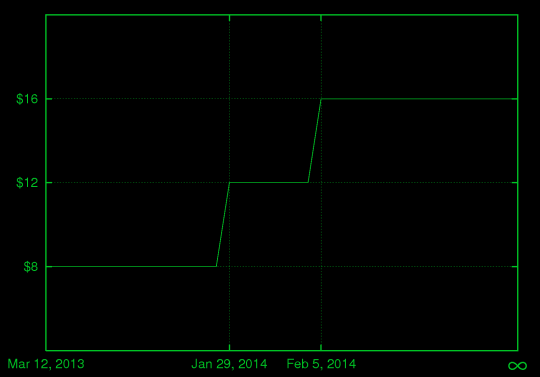

Recreate this plot in gnuplot.


#set datafile separator ','
set xdata time
set timefmt '%Y-%m-%d'

set xrange ['2014-01-15':'2014-02-20']
set yrange [4:20]
#set xlabel "Date"

#set ylabel "Price"

set xtics ("Mar 12, 2013" '2014-01-15', "Jan 29, 2014" '2014-01-29', "Feb 5, 2014" '2014-02-05', "{/Symbol=30 \245}" '2014-02-20' )

set ytics ("$8" 8, "$12" 12, "$16" 16 )

set grid

set key off


set terminal postscript eps enhanced
set output "pricePlan.eps"
set size .8,.8

plot "pricePlanData.txt" using 1:2 with lines

pause -1